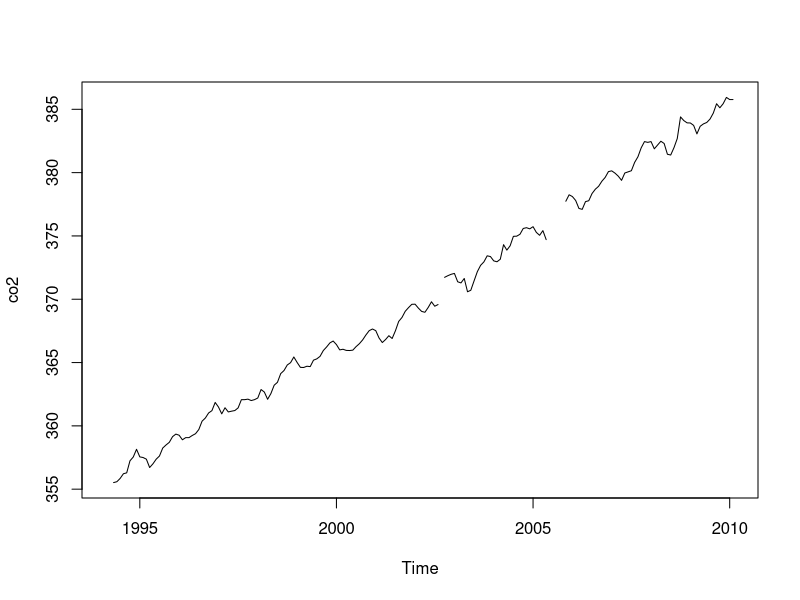
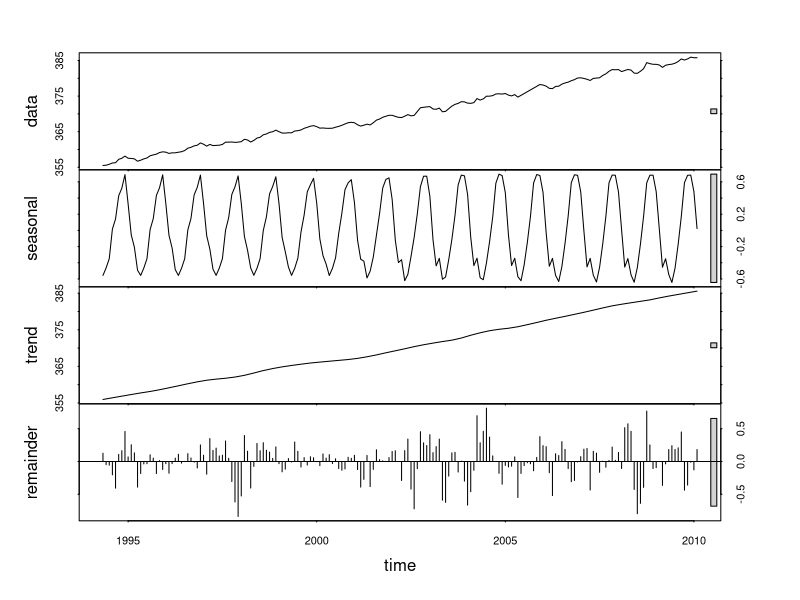

These figures' R source, in order:
## We read the table
jubany <- read.table("JubanyCleaned.txt", header = TRUE, sep="\t")

## We make the time series
?ts
co2 <- ts(jubany[,2],frequency=12,start=c(1994,3))

## We plot the data
plot(co2)

# STL decomposition with approximation for missing values
install.packages("zoo")
library("zoo")
stl<-stl(co2, na.action = na.approx, s.window=12)
plot(stl)
